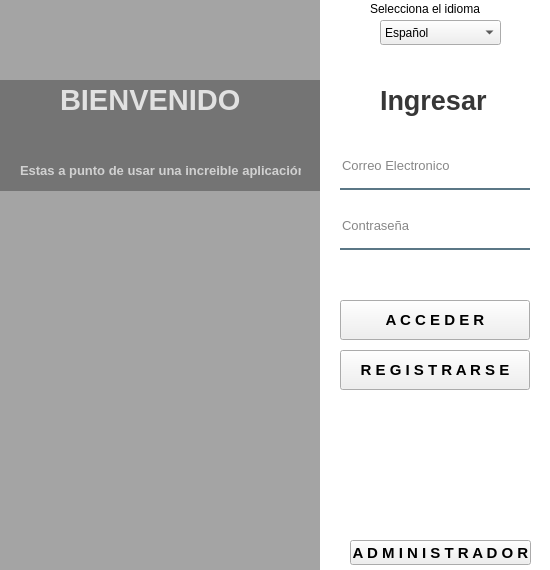
<?xml version="1.0" encoding="UTF-8"?>
<ui version="4.0">
 <class>Widget</class>
 <widget class="QWidget" name="Widget">
  <property name="enabled">
   <bool>true</bool>
  </property>
  <property name="geometry">
   <rect>
    <x>0</x>
    <y>0</y>
    <width>550</width>
    <height>570</height>
   </rect>
  </property>
  <property name="sizePolicy">
   <sizepolicy hsizetype="Preferred" vsizetype="Preferred">
    <horstretch>55</horstretch>
    <verstretch>0</verstretch>
   </sizepolicy>
  </property>
  <property name="minimumSize">
   <size>
    <width>550</width>
    <height>570</height>
   </size>
  </property>
  <property name="maximumSize">
   <size>
    <width>550</width>
    <height>570</height>
   </size>
  </property>
  <property name="sizeIncrement">
   <size>
    <width>550</width>
    <height>570</height>
   </size>
  </property>
  <property name="baseSize">
   <size>
    <width>0</width>
    <height>0</height>
   </size>
  </property>
  <property name="windowTitle">
   <string>Finanzas Familiares</string>
  </property>
  <property name="windowIcon">
   <iconset resource="icons.qrc">
    <normaloff>:/img/icons/icon.ico</normaloff>:/img/icons/icon.ico</iconset>
  </property>
  <widget class="QWidget" name="widget" native="true">
   <property name="geometry">
    <rect>
     <x>0</x>
     <y>0</y>
     <width>551</width>
     <height>571</height>
    </rect>
   </property>
   <property name="styleSheet">
    <string notr="true">QPushButton#pushButton{
	background-color: qlineargradient(spread:pad, x1:0, y1:0.505682, x2:1, y2:0.477, stop:0 rgba(11, 131, 120, 219), stop:1 rgba(85, 98, 112, 226));
	color:rgba(255, 255, 255, 210);
	border-radius:5px;
}

QPushButton#pushButton:hover{
	background-color: qlineargradient(spread:pad, x1:0, y1:0.505682, x2:1, y2:0.477, stop:0 rgba(150, 123, 111, 219), stop:1 rgba(85, 81, 84, 226));
}

QPushButton#pushButton:pressed{
	padding-left:5px;
	padding-top:5px;
	background-color:rgba(150, 123, 111, 255);
}

QPushButton#pushButton_2, #pushButton_3, #pushButton_4, #pushButton_5{
	background-color: rgba(0, 0, 0, 0);
	color:rgba(85, 98, 112, 255);
}

QPushButton#pushButton_2:hover, #pushButton_3:hover, #pushButton_4:hover, #pushButton_5:hover{
	color: rgba(131, 96, 53, 255);
}

QPushButton#pushButton_2:pressed, #pushButton_3:pressed, #pushButton_4:pressed, #pushButton_5:pressed{
	padding-left:5px;
	padding-top:5px;
	color:rgba(91, 88, 53, 255);
}

</string>
   </property>
   <widget class="QLabel" name="label">
    <property name="geometry">
     <rect>
      <x>-1</x>
      <y>0</y>
      <width>331</width>
      <height>571</height>
     </rect>
    </property>
    <property name="styleSheet">
     <string notr="true">background-image: url(:/img/bg/background.png);</string>
    </property>
    <property name="text">
     <string/>
    </property>
   </widget>
   <widget class="QLabel" name="label_2">
    <property name="geometry">
     <rect>
      <x>-1</x>
      <y>0</y>
      <width>471</width>
      <height>571</height>
     </rect>
    </property>
    <property name="styleSheet">
     <string notr="true">background-color:rgba(0, 0, 0, 80);</string>
    </property>
    <property name="text">
     <string/>
    </property>
   </widget>
   <widget class="QLabel" name="label_3">
    <property name="enabled">
     <bool>true</bool>
    </property>
    <property name="geometry">
     <rect>
      <x>320</x>
      <y>-31</y>
      <width>391</width>
      <height>611</height>
     </rect>
    </property>
    <property name="styleSheet">
     <string notr="true">background-color:rgba(255, 255, 255, 255);
</string>
    </property>
    <property name="text">
     <string/>
    </property>
   </widget>
   <widget class="QLabel" name="label_4">
    <property name="geometry">
     <rect>
      <x>380</x>
      <y>80</y>
      <width>111</width>
      <height>40</height>
     </rect>
    </property>
    <property name="font">
     <font>
      <pointsize>20</pointsize>
      <weight>75</weight>
      <bold>true</bold>
     </font>
    </property>
    <property name="styleSheet">
     <string notr="true">color:rgba(0, 0, 0, 200);</string>
    </property>
    <property name="text">
     <string>Ingresar</string>
    </property>
   </widget>
   <widget class="QLineEdit" name="in_user">
    <property name="geometry">
     <rect>
      <x>340</x>
      <y>150</y>
      <width>190</width>
      <height>40</height>
     </rect>
    </property>
    <property name="font">
     <font>
      <pointsize>10</pointsize>
     </font>
    </property>
    <property name="styleSheet">
     <string notr="true">background-color:rgba(0, 0, 0, 0);
border:none;
border-bottom:2px solid rgba(46, 82, 101, 200);
color:rgba(0, 0, 0, 240);
padding-bottom:7px;</string>
    </property>
    <property name="text">
     <string/>
    </property>
    <property name="placeholderText">
     <string>Correo Electronico</string>
    </property>
   </widget>
   <widget class="QLineEdit" name="in_pass">
    <property name="geometry">
     <rect>
      <x>340</x>
      <y>210</y>
      <width>190</width>
      <height>40</height>
     </rect>
    </property>
    <property name="font">
     <font>
      <pointsize>10</pointsize>
     </font>
    </property>
    <property name="styleSheet">
     <string notr="true">background-color:rgba(0, 0, 0, 0);
border:none;
border-bottom:2px solid rgba(46, 82, 101, 200);
color:rgba(0, 0, 0, 240);
padding-bottom:7px;</string>
    </property>
    <property name="text">
     <string/>
    </property>
    <property name="echoMode">
     <enum>QLineEdit::Password</enum>
    </property>
    <property name="placeholderText">
     <string>Contraseña</string>
    </property>
   </widget>
   <widget class="QPushButton" name="btn_ini">
    <property name="geometry">
     <rect>
      <x>340</x>
      <y>300</y>
      <width>190</width>
      <height>40</height>
     </rect>
    </property>
    <property name="font">
     <font>
      <pointsize>11</pointsize>
      <weight>75</weight>
      <bold>true</bold>
     </font>
    </property>
    <property name="styleSheet">
     <string notr="true">background-image: url(:/img/bg/ac.jpg);</string>
    </property>
    <property name="text">
     <string>A C C E D E R</string>
    </property>
   </widget>
   <widget class="QLabel" name="label_6">
    <property name="geometry">
     <rect>
      <x>-1</x>
      <y>80</y>
      <width>321</width>
      <height>111</height>
     </rect>
    </property>
    <property name="styleSheet">
     <string notr="true">background-color:rgba(0, 0, 0, 75);</string>
    </property>
    <property name="text">
     <string/>
    </property>
   </widget>
   <widget class="QLabel" name="label_7">
    <property name="geometry">
     <rect>
      <x>60</x>
      <y>80</y>
      <width>180</width>
      <height>40</height>
     </rect>
    </property>
    <property name="font">
     <font>
      <pointsize>22</pointsize>
      <weight>75</weight>
      <bold>true</bold>
     </font>
    </property>
    <property name="styleSheet">
     <string notr="true">color:rgba(255, 255, 255, 200);</string>
    </property>
    <property name="text">
     <string>BIENVENIDO</string>
    </property>
   </widget>
   <widget class="QLabel" name="label_8">
    <property name="geometry">
     <rect>
      <x>20</x>
      <y>145</y>
      <width>281</width>
      <height>50</height>
     </rect>
    </property>
    <property name="font">
     <font>
      <pointsize>10</pointsize>
      <weight>75</weight>
      <bold>true</bold>
     </font>
    </property>
    <property name="styleSheet">
     <string notr="true">color:rgba(255, 255, 255, 170);</string>
    </property>
    <property name="text">
     <string>Estas a punto de usar una increible aplicación</string>
    </property>
   </widget>
   <widget class="QLabel" name="label_9">
    <property name="geometry">
     <rect>
      <x>40</x>
      <y>250</y>
      <width>241</width>
      <height>251</height>
     </rect>
    </property>
    <property name="styleSheet">
     <string notr="true">image: url(:/img/bg/bg.png);</string>
    </property>
    <property name="text">
     <string/>
    </property>
   </widget>
   <widget class="QPushButton" name="btn_regis">
    <property name="geometry">
     <rect>
      <x>340</x>
      <y>350</y>
      <width>190</width>
      <height>40</height>
     </rect>
    </property>
    <property name="font">
     <font>
      <pointsize>11</pointsize>
      <weight>75</weight>
      <bold>true</bold>
     </font>
    </property>
    <property name="styleSheet">
     <string notr="true">background-image: url(:/img/bg/ac.jpg);</string>
    </property>
    <property name="text">
     <string>R E G I S T R A R S E</string>
    </property>
   </widget>
   <widget class="QLabel" name="label_5">
    <property name="geometry">
     <rect>
      <x>370</x>
      <y>0</y>
      <width>141</width>
      <height>17</height>
     </rect>
    </property>
    <property name="text">
     <string>Selecciona el idioma</string>
    </property>
   </widget>
   <widget class="QComboBox" name="Idiomas">
    <property name="geometry">
     <rect>
      <x>380</x>
      <y>20</y>
      <width>121</width>
      <height>25</height>
     </rect>
    </property>
    <item>
     <property name="text">
      <string>Español</string>
     </property>
     <property name="icon">
      <iconset resource="icons.qrc">
       <normaloff>:/img/icons/es.png</normaloff>:/img/icons/es.png</iconset>
     </property>
    </item>
    <item>
     <property name="text">
      <string>Ingles</string>
     </property>
     <property name="icon">
      <iconset resource="icons.qrc">
       <normaloff>:/img/icons/en.png</normaloff>:/img/icons/en.png</iconset>
     </property>
    </item>
    <item>
     <property name="text">
      <string>Portugues</string>
     </property>
     <property name="icon">
      <iconset resource="icons.qrc">
       <normaloff>:/img/icons/br.png</normaloff>:/img/icons/br.png</iconset>
     </property>
    </item>
   </widget>
   <widget class="QPushButton" name="btn_admin">
    <property name="geometry">
     <rect>
      <x>350</x>
      <y>540</y>
      <width>181</width>
      <height>25</height>
     </rect>
    </property>
    <property name="font">
     <font>
      <pointsize>11</pointsize>
      <weight>75</weight>
      <bold>true</bold>
     </font>
    </property>
    <property name="styleSheet">
     <string notr="true">background-image: url(:/img/bg/ac.jpg);</string>
    </property>
    <property name="text">
     <string>A D M I N I S T R A D O R</string>
    </property>
   </widget>
  </widget>
 </widget>
 <resources>
  <include location="icons.qrc"/>
 </resources>
 <connections/>
</ui>
